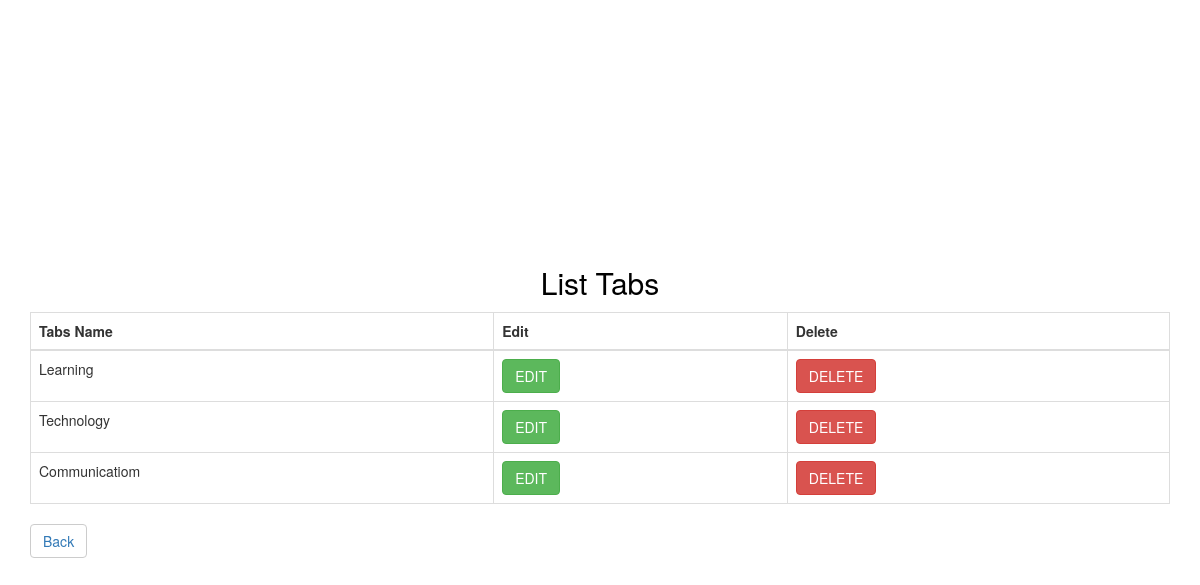
Page /list.php on the committed database.
### tables this page shows
CREATE TABLE `tabs` (
  `tab_id` int(10) NOT NULL,
  `tab_name` varchar(100) NOT NULL,
  `tab_icon` varchar(200) NOT NULL,
  `tab_icon_path` varchar(200) NOT NULL,
  `no_of_slider` int(3) NOT NULL
);

### server.php (called while the page is built, shortened)
<?php
require_once('connect.php');
$res_tabs=mysqli_query($db,"SELECT * FROM tabs ORDER BY tab_id ASC");
?>

### list.php (the view, shortened to what this page needs)
<?php require_once('server.php'); ?>
<!DOCTYPE html>
<html lang="en">
	<head>
		<link rel="stylesheet" href="https://maxcdn.bootstrapcdn.com/bootstrap/3.4.0/css/bootstrap.min.css">
		<link href="style.css" rel="stylesheet">
	</head>
	<body>
		<div class="container">
			<h2 class="header">List Tabs</h2>
			<?php if(isset($res_tabs) && $res_tabs!="") {
				if(mysqli_num_rows($res_tabs) >= 1) {?>
				  <table class="table table-bordered">
					<thead>
					  <tr>
						<th>Tabs Name</th>
						<th>Edit</th>
						<th>Delete</th>
					  </tr>
					</thead>
					<tbody>
					<?php while ($row=mysqli_fetch_array($res_tabs)) { ?>
					  <tr>
						<td><?php echo $row['tab_name']; ?></td>
						<td><a class="btn btn-success" href="edit.php?edit_tab=<?php echo $row['tab_id']; ?>">EDIT</a></td>
						<td><a class="btn btn-danger" href="server.php?del_tab=<?php echo $row['tab_id']; ?>">DELETE</a></td>
					  </tr>
					<?php } ?>
					</tbody>
				  </table>
				<?php }
			} ?>
			<button class="btn btn-default"><a href="index.php">Back</a></button>
		</div>
	</body>
</html>

### style.css (style rules this page uses)
h2.header { color: black; }
html, body { height: 100%; }
html { display: table; margin: auto; }
body { display: table-cell; vertical-align: middle; }
h2 { color: white; text-align: center; line-height: 1.3; }

### rows in the picture
tabs: tab_name "Learning"
tabs: tab_name "Technology"
tabs: tab_name "Communicatiom"
